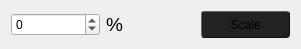
   <widget class="QWidget" name="layoutWidget">
    <property name="geometry">
     <rect>
      <x>10</x>
      <y>160</y>
      <width>301</width>
      <height>21</height>
     </rect>
    </property>
    <layout class="QGridLayout" name="gridLayout_2">
     <item row="0" column="0">
      <widget class="QSpinBox" name="scale">
       <property name="minimum">
        <number>-99</number>
       </property>
       <property name="maximum">
        <number>1000</number>
       </property>
      </widget>
     </item>
     <item row="0" column="1">
      <widget class="QLabel" name="label_6">
       <property name="font">
        <font>
         <pointsize>14</pointsize>
        </font>
       </property>
       <property name="text">
        <string>%</string>
       </property>
      </widget>
     </item>
     <item row="0" column="2">
      <widget class="QPushButton" name="scale_b">
       <property name="styleSheet">
        <string notr="true">QPushButton{
	background-color: rgb(34,34,34);
	border-radius:3px;
	border-top:1px solid rgb(100,100,100);
	border-left:1px solid rgb(100,100,100);
	border-bottom:1px solid rgb(15,15,15);
	border-right:1px solid rgb(15,15,15);
	width:35px;
	height:25px;
}

QPushButton:pressed{
	border-bottom:1px solid rgb(100,100,100);
	border-right:1px solid rgb(100,100,100);
	border-top:1px solid rgb(15,15,15);
	border-left:1px solid rgb(15,15,15);
}

QPushButton:disabled{
	border-radius:3px;
	background-color: rgb(40,40,40);
	border-top:1px solid rgb(50,50,50);
	border-left:1px solid rgb(50,50,50);
	border-bottom:1px solid rgb(30,30,30);
	border-right:1px solid rgb(30,30,30);
	color:rgb(150,150,150);
}</string>
       </property>
       <property name="text">
        <string>Scale</string>
       </property>
      </widget>
     </item>
    </layout>
   </widget>
